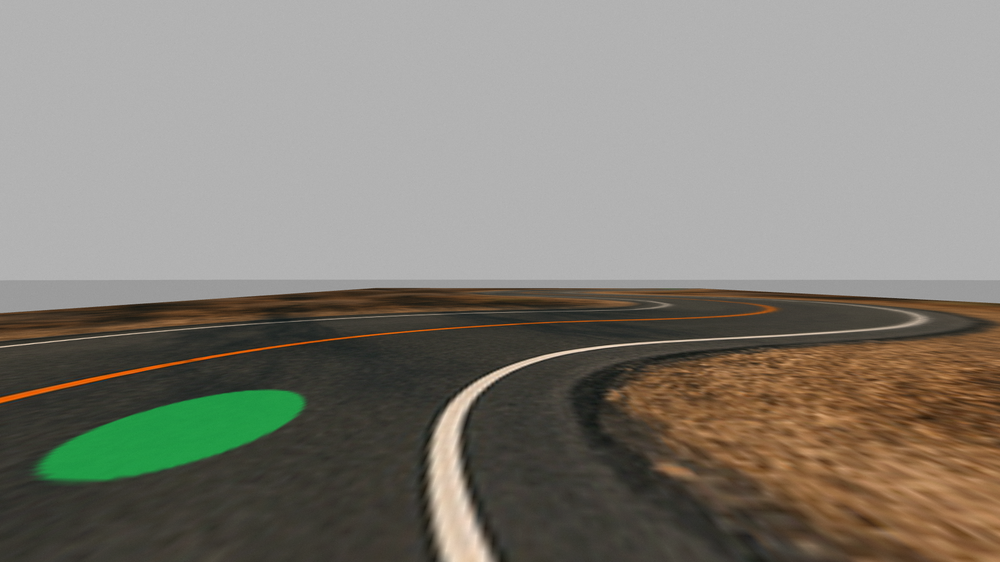
#> input picture lab6_tf/ex3/ex3_train_img.png, 1000 x 562 px, shrunk from 1920 x 1080 before the run
$ python logist_reg.py ex3_train_img.png ex3_train_img.png
#> lines starting #> are read from the running program, lines starting #| are printed output that depends on the picture
#!/usr/bin/env python
'''
    Logistic Regression
    To solve for a pixel-wise logistic regression model, do:

    python logist_reg.py trainimname trainmaskname testimname --testmask testmaskname

    Once you have solved for these parameters, you can apply them to an image with
    the apply() function.  This outputs a probability image for pixels in the image.

    Daniel Morris, April 2020
    Copyright 2020
'''
import os
import numpy as np
import argparse
import cv2 as cv
from scipy.special import expit             # Sigmoid function
from sklearn.metrics import average_precision_score
from sklearn.linear_model import LogisticRegression
import json

# [48 lines left out: functions plotClassifcation, plotTargets, not called in this run]

def imread_channel( filename ):
    ''' Read in image and return first channel '''
    img0 = cv.imread( filename )
    if img0 is None:
        print('Warning, unable to read:', filename)
    if len(img0.shape)==3:
        img0 = img0[:,:,0]
    return img0

class LogisticReg:
    def __init__(self ):
        ''' Initialize class with zero values '''
        self.cvec = np.zeros( (1,3) )
        self.intercept = np.zeros( (1,) )

    # [7 lines left out: function set_model, not called in this run]

    def fit_model_to_files(self, img_name, mask_name, exmask_name='', mod_channels=False):
        ''' Load images from files and fit model parameters '''
#> called with img_name = 'ex3_train_img.png', mask_name = 'ex3_train_img.png', exmask_name = '', mod_channels = False
        img = cv.imread( img_name )
#> img is the input picture: shape (562, 1000, 3); mean B, G, R 118.7, 127.8, 131.3
        mask = imread_channel( mask_name )
#> in imread_channel, `img0 = img0[:,:,0]`:
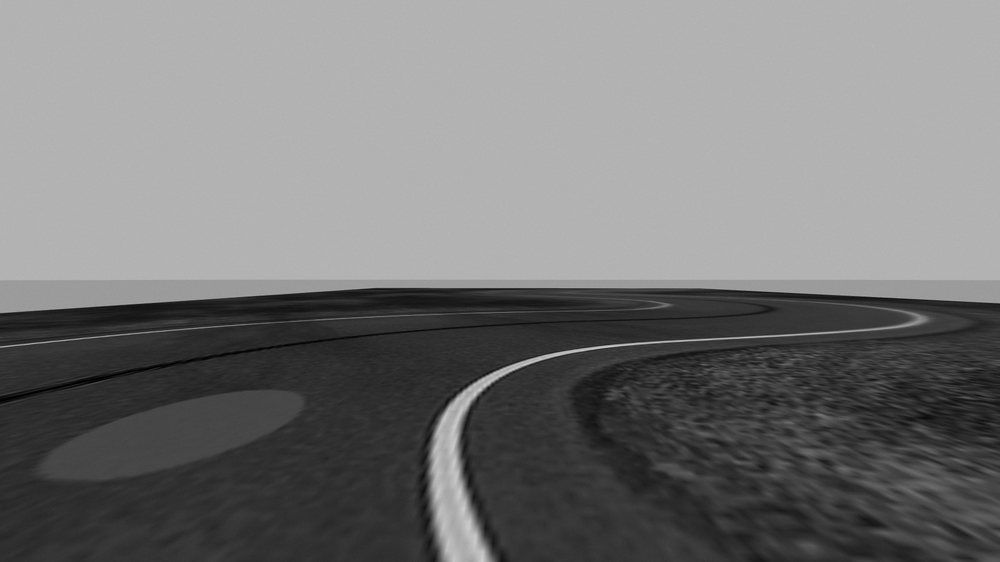
#> img0: shape (562, 1000); min 0, max 207, mean 118.7
        if img is None or mask is None:
            print('Error loading image and mask')
            print('image:', img_name)
            print('mask:', mask_name)
        if exmask_name:
            exmask = imread_channel(exmask_name)
        else:
            exmask = np.array([])
        if mod_channels:
            img = self.modify_img_channels(img)
        self.fit_model( img, mask, exmask )

    def modify_img_channels(self, img):
        # <...> here is where you can modify the image channels.  For now does nothing.
        return img

    def fit_model(self, img, mask, exmask=np.array([]) ):
        ''' Do logistic regression to discriminate points in non-zero region of
            mask from other points in mask and save estimated logistic regression parameters
            exmask: optionally exclude some pixels from image '''
        data = img.reshape((-1,img.shape[2])).astype(float)   # Reshape to N x 3
        label = (mask.ravel()>0).astype(int)       # Reshape to length N
        if exmask.any():                    # Optionally exclude pixels
            keep = exmask.ravel()==0
            data = data[keep,:]
            label = label[keep]
        sk_logr = LogisticRegression(class_weight='balanced',solver='lbfgs')
        sk_logr.fit( data, label)
        self.cvec      = sk_logr.coef_                # Extract coefficients
        self.intercept = np.array(sk_logr.intercept_) # Extract intercept

    # [6 lines left out: function save_params, not called in this run]

    def print_params(self):
        print('Logist Regression params, cvec:',self.cvec,'intercept:',self.intercept)

    # [12 lines left out: function apply, not called in this run]

    def prob_target(self, score):
        ''' Transforms score to probability of target using sigmoid '''
        return expit( score )

    # [32 lines left out: function find_largest_target, not called in this run]


if __name__ == '__main__':
    # This is a demonstration of how LogisticReg can be used
    parser = argparse.ArgumentParser(description='Logistic Regression')
    parser.add_argument('trainimg',      type=str,              help='Train image')
    parser.add_argument('trainmask',     type=str,              help='Train mask')
    parser.add_argument('--testimg',       type=str,              help='Test image')
    parser.add_argument('--testmask',    type=str, default='',  help='Test mask')
    parser.add_argument('--trainexmask', type=str, default='',  help='Train pixels to exclude')
    parser.add_argument('--threshold', type=float, default=0.5, help='Target pixel threshold')
    parser.add_argument('--outfolder',   type=str, default='',  help='Folder to save images, if empty do not save')
    parser.add_argument('--mod-channels', dest='mod_channels', action='store_true', help='Modify image channels')
    parser.add_argument('--find-target', dest='find_target', action='store_true', help='Find largest target')
    args = parser.parse_args()

    # Build color model with Logistic Regression
    logr = LogisticReg( )
    logr.fit_model_to_files( args.trainimg, args.trainmask, args.trainexmask, mod_channels=args.mod_channels )

    if args.outfolder:
        print('Saving params to:',args.outfolder)
        logr.save_params(args.outfolder)
    else:
        print('No outfolder specified.')

    if args.testimg is not None:
        # Load test data:
        testimg = cv.imread(args.testimg)
        if args.testmask:
            testmask = imread_channel(args.testmask)
        else:
            testmask = np.array([])

        # Apply model to test data:
        score = logr.apply( testimg, mod_channels=args.mod_channels )
        probt = logr.prob_target( score )
        logr.print_params()
        if testmask.size:
            # If we provide ground truth on test data, we can calculate the average precision:
            average_precision = average_precision_score(testmask.ravel()*255, score.ravel() )
            print(f'Average precision: {average_precision:.3f}')

        if args.outfolder:
            print('Saving output images to:',args.outfolder)
        # Plot classification results:
        plotClassifcation(testimg, testmask, probt, args.threshold, os.path.basename(args.testimg), args.outfolder )

        if args.find_target:
            # Find largest regions as targets
            centroid, area, target = logr.find_largest_target(probt, args.threshold)
            # Plot detected region and centroid:
            plotTargets(testimg, target, [centroid], os.path.basename(args.testimg), args.outfolder )

        cv.waitKey()
        cv.destroyAllWindows()
